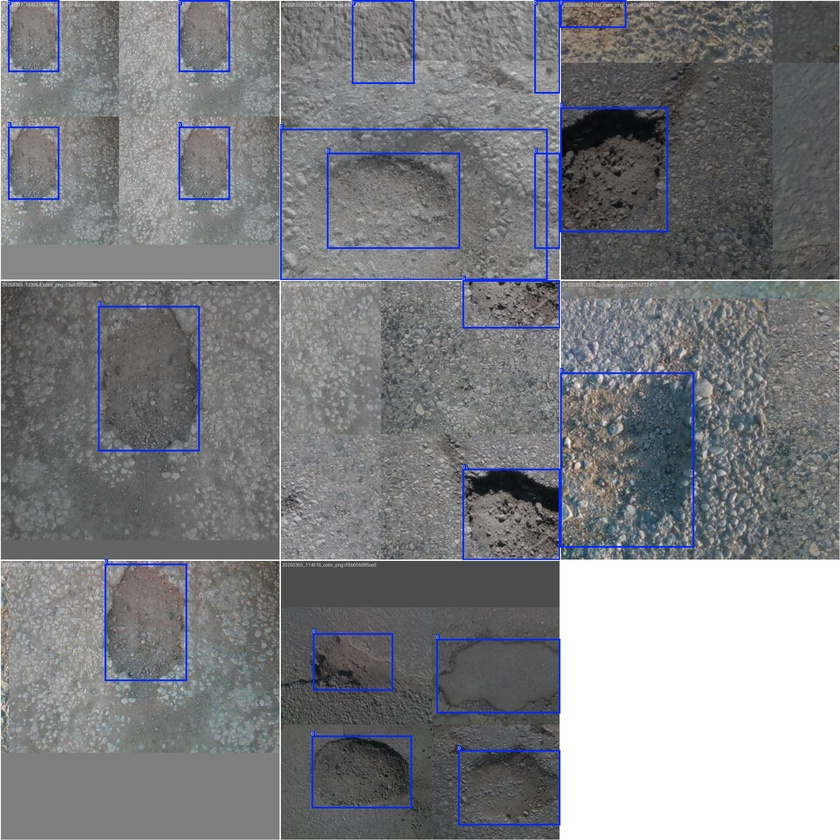
#> input picture models/finetuned/pothole_detector_yolo11s_depthsense_v12/train_batch0.jpg, 840 x 840 px, shrunk from 1920 x 1920 before the run
$ python -i calibration.py   (imports and definitions only)   (older library calls are emulated)
#> lines starting #> are read from the running program, lines starting #| are printed output that depends on the picture; after the words box and inside, x2 and y2 are one past the last pixel; in counts of white or black regions, pixels touching at a corner belong together
"""
Camera Calibration & Fallback Depth Estimation Module
======================================================
This module handles:
1. Reference marker detection (finding the 10cm white square on the road)
2. Converting pixel widths to real-world centimeters (width calibration)
3. Fallback depth estimation heuristics (shadow, texture, size)
"""

import os
import json
import numpy as np
import cv2
from pathlib import Path


class CameraCalibration:
    """Manages reference marker scale calculations for size estimation"""

    def __init__(self, calibration_file=None):
        self.calibration_file = calibration_file or "camera_calibration.json"

        # Default starting values
        self.camera_height_cm = 100.0  # Camera height above ground
        self.camera_tilt_angle = 30.0  # Degrees tilted down
        self.reference_marker_size_cm = 10.0  # 10x10 cm square size
        self.pixels_per_cm = None  # Pixels per centimeter scale factor

        self.load_calibration()

    def load_calibration(self):
        """Loads camera scale details from saved JSON"""
        try:
            if Path(self.calibration_file).exists():
                with open(self.calibration_file, 'r') as f:
                    data = json.load(f)
                    self.camera_height_cm = data.get('camera_height_cm', 100.0)
                    self.camera_tilt_angle = data.get('camera_tilt_angle', 30.0)
                    self.reference_marker_size_cm = data.get('reference_marker_size_cm', 10.0)
                    self.pixels_per_cm = data.get('pixels_per_cm')
                    print(f"Loaded calibration file: {self.calibration_file}")
                    return True
        except Exception as e:
            print(f"Error loading calibration: {e}")
        return False

    def save_calibration(self):
        """Saves current camera scale details to JSON"""
        try:
            data = {
                'camera_height_cm': self.camera_height_cm,
                'camera_tilt_angle': self.camera_tilt_angle,
                'reference_marker_size_cm': self.reference_marker_size_cm,
                'pixels_per_cm': self.pixels_per_cm
            }
            with open(self.calibration_file, 'w') as f:
                json.dump(data, f, indent=2)
            print(f"Saved calibration to: {self.calibration_file}")
        except Exception as e:
            print(f"Error saving calibration: {e}")

    def calibrate_from_marker(self, image, marker_bbox=None):
        """
        Calibrate the system scale using a white reference marker in the image
        """
        try:
            if marker_bbox is None:
                # Attempt to auto-detect the square reference marker on the road
                marker_bbox = self._detect_reference_marker(image)
                if marker_bbox is None:
                    print("Could not locate white reference marker automatically")
                    return False

            x1, y1, x2, y2 = marker_bbox
            marker_width_px = x2 - x1
            marker_height_px = y2 - y1

            # Use average size of detected box for robustness
            avg_pixels = (marker_width_px + marker_height_px) / 2.0
            self.pixels_per_cm = avg_pixels / self.reference_marker_size_cm

            print("Calibration complete:")
            print(f"  Detected Marker: {marker_width_px}x{marker_height_px} pixels")
            print(f"  Centimeters Scale: {self.pixels_per_cm:.2f} px/cm")

            self.save_calibration()
            return True
        except Exception as e:
            print(f"Calibration run failed: {e}")
            return False

    def _detect_reference_marker(self, image):
        """
        Detects a high-contrast white square marker in the image using HSV filtering
        """
        try:
            # Convert BGR image to HSV color space
            hsv = cv2.cvtColor(image, cv2.COLOR_BGR2HSV)

            # Simple color threshold range for white color regions
            lower_white = np.array([0, 0, 200])
            upper_white = np.array([180, 30, 255])

            mask = cv2.inRange(hsv, lower_white, upper_white)

            # Find shape contours
            contours, _ = cv2.findContours(mask, cv2.RETR_TREE, cv2.CHAIN_APPROX_SIMPLE)
            if not contours:
                return None

            best_bbox = None
            max_area = 0

            for contour in contours:
                x, y, w, h = cv2.boundingRect(contour)
                aspect_ratio = w / h if h > 0 else 0

                # Check if shape is roughly a square
                if 0.8 < aspect_ratio < 1.2 and w > 20:
                    area = w * h
                    if area > max_area:
                        max_area = area
                        best_bbox = (x, y, x + w, y + h)

            return best_bbox
        except Exception as e:
            print(f"Contour detection failed: {e}")
            return None

    # [15 lines left out: functions pixels_to_cm, get_calibration_status, not called in this run]


class MonocularDepthEstimator:
    """
    Fallback Depth Estimator using custom heuristics.
    Compares the pothole image to a reference road crop.
    """

    def __init__(self, camera_height_cm=100.0):
        self.camera_height_cm = camera_height_cm

    # [65 lines left out: functions estimate_relative_depth, _get_mean_brightness, _get_texture_roughness, not called in this run]

    def estimate_absolute_depth(self, relative_depth_cm):
        # Academic placeholder - in the basic case, relative equates to absolute centimeters
        return relative_depth_cm

>>> import cv2
>>> picture = cv2.imread('../models/finetuned/pothole_detector_yolo11s_depthsense_v12/train_batch0.jpg')
#> picture is the input picture: shape (840, 840, 3); mean B, G, R 130.1, 126.7, 125.4
>>> result = CameraCalibration().calibrate_from_marker(picture)
#> in _detect_reference_marker, `hsv = cv2.cvtColor(image, cv2.COLOR_BGR2HSV)`: hsv: shape (840, 840, 3); mean H, S, V 49.7, 15.4, 131.8
#> in _detect_reference_marker, `mask = cv2.inRange(hsv, lower_white, upper_white)`:
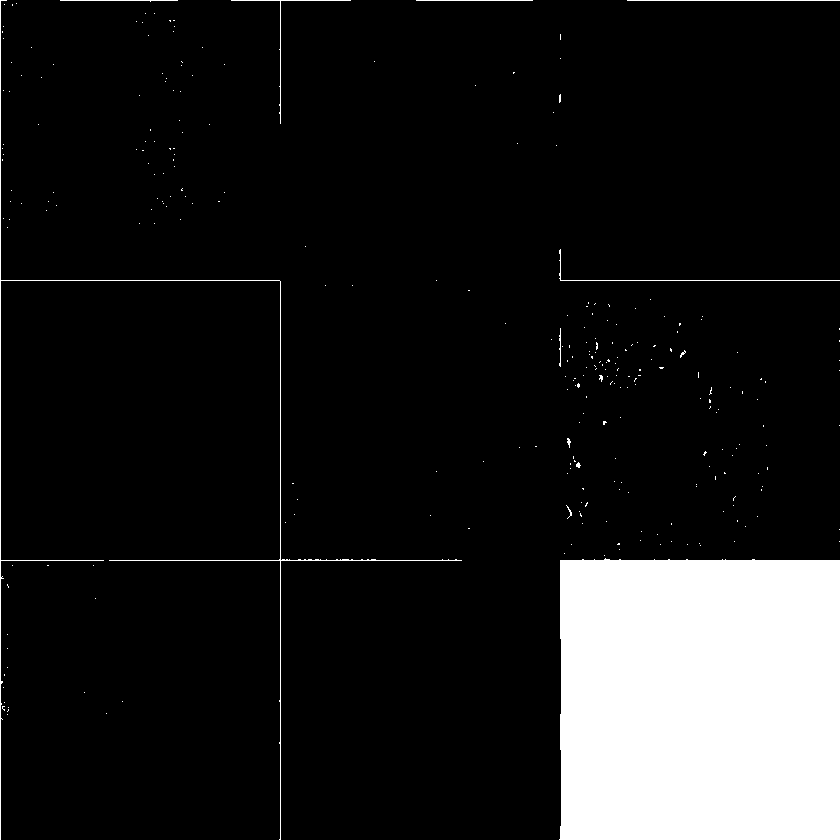
#> mask: shape (840, 840); 11.6% white; 278 white regions (268 under 20 px)
#> in _detect_reference_marker, `contours, _ = cv2.findContours(mask, cv2.RETR_TREE, cv2.CHAIN_APPROX_S..`: contours = 279 contours, 277 with area under 20; largest, box (x1, y1, x2, y2) and area: (559, 558, 840, 840) 77712, (0, 0, 462, 840) 66
#> the loop in _detect_reference_marker, `for contour in contours:` made 279 passes
#> (x, y, w, h, aspect_ratio, area, max_area, best_bbox) on pass 19: (559, 558, 281, 282, 0.996, 79242, 79242, (559, 558, 840, 840))
#> (x, y, w, h, aspect_ratio, area) on pass 277: (231, 0, 120, 124, 0.968, 14880)
#> after the loop in _detect_reference_marker, `for contour in contours:`: max_area = 79242
#> in calibrate_from_marker, `marker_bbox = self._detect_reference_marker(image)`: marker_bbox = (559, 558, 840, 840)
#> in calibrate_from_marker, `x1, y1, x2, y2 = marker_bbox`: x1 = 559; y1 = 558; x2 = 840
#> in calibrate_from_marker, `marker_width_px = x2 - x1`: marker_width_px = 281
#> in calibrate_from_marker, `marker_height_px = y2 - y1`: marker_height_px = 282
#> in calibrate_from_marker, `avg_pixels = (marker_width_px + marker_height_px) / 2.0`: avg_pixels = 281.5
#> in calibrate_from_marker, `self.pixels_per_cm = avg_pixels / self.reference_marker_size_cm`: self.pixels_per_cm = 28.15
#|   Detected Marker: 281x282 pixels
#|   Centimeters Scale: 28.15 px/cm
#> in save_calibration, `data = { 'camera_height_cm': self.camera_height_cm, 'camera_tilt_angle..`: data = {'camera_height_cm': 100, 'camera_tilt_angle': 30, 'reference_marker_size_cm': 10, 'pixels_per_cm': 28.15}
#> result = True

$ run again, on models/finetuned/pothole_detector_yolo11s_depthsense_v12/train_batch1.jpg
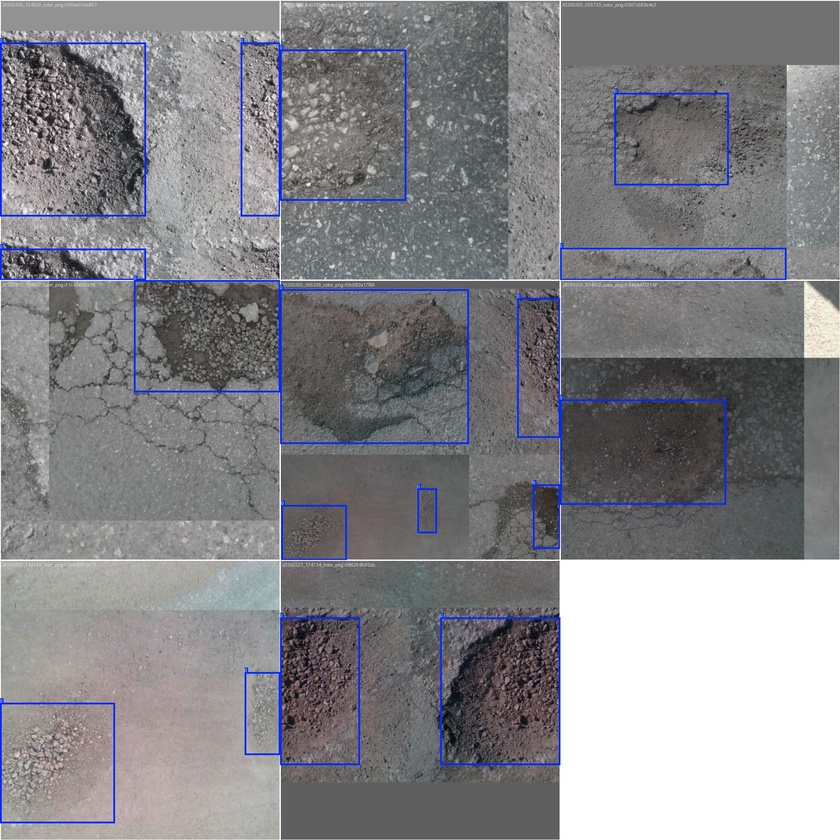
#> input picture models/finetuned/pothole_detector_yolo11s_depthsense_v12/train_batch1.jpg, 840 x 840 px, shrunk from 1920 x 1920 before the run
#> picture is the input picture: shape (840, 840, 3); mean B, G, R 136.6, 133.1, 133.7
#> hsv: shape (840, 840, 3); mean H, S, V 55.4, 15.8, 139.2
#> in _detect_reference_marker, `mask = cv2.inRange(hsv, lower_white, upper_white)`:
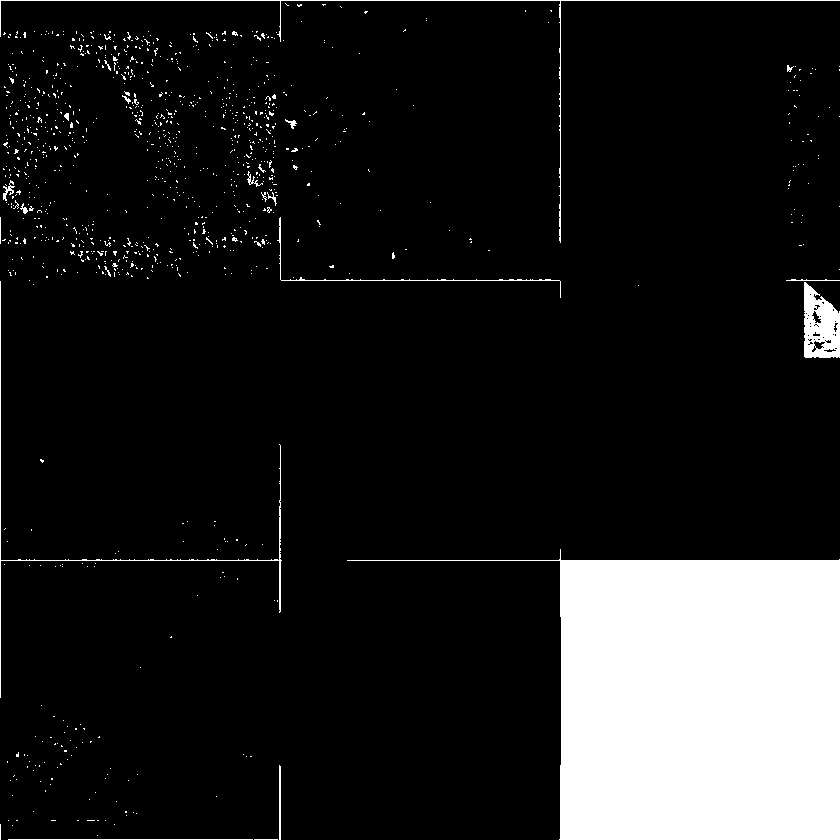
#> mask: shape (840, 840); 12.3% white; 1043 white regions (1021 under 20 px)
#> contours = 1095 contours, 1080 with area under 20; largest, box (x1, y1, x2, y2) and area: (347, 549, 840, 840) 77697, (804, 282, 840, 358) 2052, (0, 281, 282, 698) 160, (0, 0, 840, 243) 92, (277, 217, 561, 298) 88
#> the loop in _detect_reference_marker, `for contour in contours:` made 1095 passes
#> (x, y, w, h, aspect_ratio) on passes 3 to 5: (97, 835, 1, 1, 1), (12, 825, 1, 1, 1), (114, 824, 1, 1, 1)
#> after the loop in _detect_reference_marker, `for contour in contours:`: max_area = 0
#> result = False
